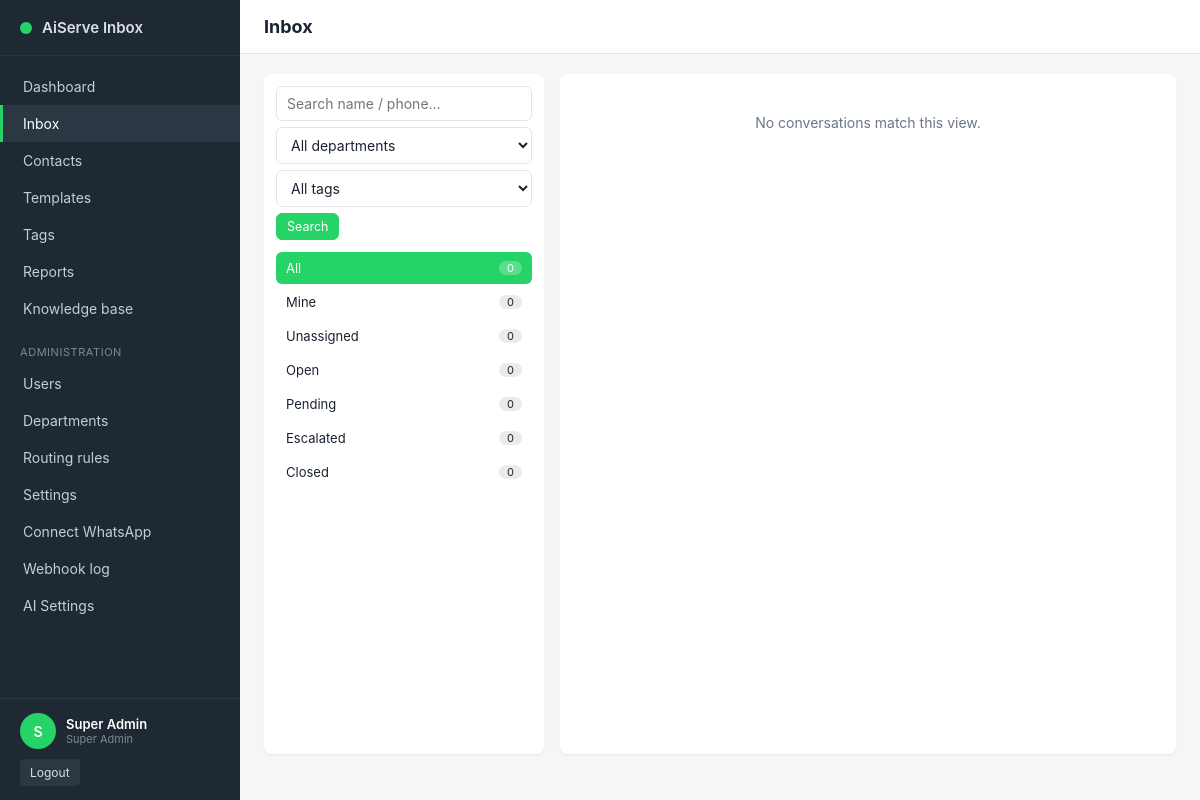
The app's page /inbox/index.php (signed in) with its own data.
### tables this page shows
CREATE TABLE IF NOT EXISTS `users` (
  `id` INT UNSIGNED NOT NULL AUTO_INCREMENT,
  `company_id` INT UNSIGNED NOT NULL,
  `department_id` INT UNSIGNED DEFAULT NULL,
  `name` VARCHAR(120) NOT NULL,
  `email` VARCHAR(190) NOT NULL,
  `phone` VARCHAR(32) DEFAULT NULL,
  `password_hash` VARCHAR(255) NOT NULL,
  `role` ENUM('super_admin','manager','agent') NOT NULL DEFAULT 'agent',
  `status` ENUM('active','inactive') NOT NULL DEFAULT 'active',
  `last_login_at` DATETIME DEFAULT NULL,
  `created_at` DATETIME NOT NULL DEFAULT CURRENT_TIMESTAMP,
  `updated_at` DATETIME NOT NULL DEFAULT CURRENT_TIMESTAMP ON UPDATE CURRENT_TIMESTAMP,
  PRIMARY KEY (`id`),
  UNIQUE KEY `uk_users_company_email` (`company_id`,`email`),
  KEY `idx_users_dept` (`department_id`),
  CONSTRAINT `fk_users_company` FOREIGN KEY (`company_id`) REFERENCES `companies` (`id`) ON DELETE CASCADE,
  CONSTRAINT `fk_users_dept` FOREIGN KEY (`department_id`) REFERENCES `departments` (`id`) ON DELETE SET NULL
);

### inc/helpers.php (called while the page is built, shortened)
<?php
require_once __DIR__ . '/../config/db_config.php';
function e(?string $s): string
{
    return htmlspecialchars($s ?? '', ENT_QUOTES | ENT_SUBSTITUTE, 'UTF-8');
}
function aiserve_start_session(): void
{
    if (session_status() === PHP_SESSION_ACTIVE) {
        return;
    }
    $secure = (!empty($_SERVER['HTTPS']) && $_SERVER['HTTPS'] !== 'off');
}
function role_label(string $role): string
{
    return match ($role) {
        'super_admin' => 'Super Admin',
        'manager'     => 'Manager',
        'agent'       => 'Agent',
        default       => ucfirst($role),
    };
}

### config/db_config.php (called while the page is built, shortened)
<?php
$DB_HOST = getenv('AISERVE_DB_HOST') ?: '127.0.0.1';
$DB_PORT = getenv('AISERVE_DB_PORT') ?: '3306';
$DB_NAME = getenv('AISERVE_DB_NAME') ?: 'aiserve_inbox';
$DB_USER = getenv('AISERVE_DB_USER') ?: 'aiserve';
$DB_PASS = getenv('AISERVE_DB_PASS') ?: 'change_me_db_password';
function aiserve_db(): PDO
{
    static $pdo = null;
    if ($pdo instanceof PDO) {
        return $pdo;
    }
    global $DB_HOST, $DB_PORT, $DB_NAME, $DB_USER, $DB_PASS;
    $dsn = "mysql:host={$DB_HOST};port={$DB_PORT};dbname={$DB_NAME};charset=utf8mb4";
    $options = [
        PDO::ATTR_ERRMODE            => PDO::ERRMODE_EXCEPTION,
        PDO::ATTR_DEFAULT_FETCH_MODE => PDO::FETCH_ASSOC,
        PDO::ATTR_EMULATE_PREPARES   => false,
    ];
    try {
        $pdo = new PDO($dsn, $DB_USER, $DB_PASS, $options);
    } catch (Throwable $e) {
        error_log('[AiServe] DB connection failed: ' . $e->getMessage());
        http_response_code(500);
        exit('Database connection error. Please contact administrator.');
    }
    return $pdo;
}

### inc/auth.php (called while the page is built, shortened)
<?php
require_once __DIR__ . '/helpers.php';
function current_user(): ?array
{
    $stmt = aiserve_db()->prepare(
        'SELECT u.*, d.name AS department_name
         FROM users u
         LEFT JOIN departments d ON d.id = u.department_id
         WHERE u.id = ? AND u.status = "active" LIMIT 1'
    );
    $stmt->execute([(int)$_SESSION['user_id']]);
    $cached = $stmt->fetch() ?: null;
    return $cached;
}
function require_login(): array
{
    $u = current_user();
    return $u;
}

### inc/inbox_query.php (called while the page is built, shortened)
<?php
require_once __DIR__ . '/helpers.php';
function inbox_fetch(PDO $db, array $user, string $filter, string $search, int $deptFilter, int $tagFilter): array
{
    $companyId = (int)$user['company_id'];
    $role      = $user['role'];
    $where  = ['c.company_id = ?'];
    $params = [$companyId];
    $sql = 'SELECT c.*, ct.display_name, ct.profile_name, ct.phone AS contact_phone, ct.wa_id,
                   u.name AS agent_name, d.name AS department_name
            FROM conversations c
            INNER JOIN contacts ct ON ct.id = c.contact_id
            LEFT  JOIN users    u  ON u.id  = c.assigned_user_id
            LEFT  JOIN departments d ON d.id = c.department_id
            WHERE ' . implode(' AND ', $where) . '
            ORDER BY (c.status = "closed") ASC, COALESCE(c.last_message_at, c.created_at) DESC
            LIMIT 200';
    $stmt = $db->prepare($sql);
    $stmt->execute($params);
    $conversations = $stmt->fetchAll();
    $tagsByConv = [];
    $cstmt = $db->prepare(
        'SELECT
           SUM(status <> "closed")                              AS open_total,
           SUM(assigned_user_id IS NULL AND status <> "closed") AS unassigned,
           SUM(assigned_user_id = ? AND status <> "closed")     AS mine,
           SUM(status = "open")                                 AS s_open,
           SUM(status = "pending")                              AS s_pending,
           SUM(status = "closed")                               AS s_closed,
           SUM(status = "escalated")                            AS s_escalated
         FROM conversations WHERE company_id = ?'
    );
    $cstmt->execute([(int)$user['id'], $companyId]);
    $counts = $cstmt->fetch() ?: [];
    return [
        'conversations' => $conversations,
        'tags_by_conv'  => $tagsByConv,
        'counts'        => $counts,
    ];
}

### inbox/index.php (the view, shortened to what this page needs)
<?php
require_once __DIR__ . '/../inc/layout.php';
require_once __DIR__ . '/../inc/inbox_query.php';
$current_user = require_login();
$filter     = $_GET['filter']     ?? 'all';
$search     = trim((string)($_GET['q'] ?? ''));
$deptFilter = (int)($_GET['department_id'] ?? 0);
$tagFilter  = (int)($_GET['tag_id'] ?? 0);
$db = aiserve_db();
$data          = inbox_fetch($db, $current_user, $filter, $search, $deptFilter, $tagFilter);
$conversations = $data['conversations'];
$counts        = $data['counts'];
layout_start($current_user, 'Inbox', 'inbox');
?>
<div class="inbox-shell"
     data-poll-scope="inbox"
     data-filter="<?= e($filter) ?>"
     data-q="<?= e($search) ?>"
     data-department-id="<?= (int)$deptFilter ?>"
     data-tag-id="<?= (int)$tagFilter ?>">
  <section class="inbox-filters">
    <form method="get" class="inbox-search">
      <input type="search" name="q" value="<?= e($search) ?>" placeholder="Search name / phone…">
      <select name="department_id" onchange="this.form.submit()">
        <option value="0">All departments</option>
      </select>
      <select name="tag_id" onchange="this.form.submit()">
        <option value="0">All tags</option>
      </select>
      <button class="btn btn-primary btn-sm" type="submit">Search</button>
    </form>
    <ul class="inbox-quickfilters">
      <?php
      $links = [
          'all'        => ['All',         'open_total'],
          'mine'       => ['Mine',        'mine'],
          'unassigned' => ['Unassigned',  'unassigned'],
          'open'       => ['Open',        's_open'],
          'pending'    => ['Pending',     's_pending'],
          'escalated'  => ['Escalated',   's_escalated'],
          'closed'     => ['Closed',      's_closed'],
      ];
      foreach ($links as $key => [$label, $countKey]):
        $href = '?filter=' . urlencode($key)
              . ($search !== '' ? '&q=' . urlencode($search) : '')
              . ($deptFilter > 0 ? '&department_id=' . $deptFilter : '')
              . ($tagFilter  > 0 ? '&tag_id=' . $tagFilter : '');
      ?>
        <li><a class="<?= $filter === $key ? 'active' : '' ?>" href="<?= e($href) ?>" data-filter-key="<?= e($key) ?>">
          <?= e($label) ?> <span class="count" data-count="<?= e($countKey) ?>"><?= (int)($counts[$countKey] ?? 0) ?></span>
        </a></li>
      <?php endforeach; ?>
    </ul>
  </section>
  <section class="inbox-list" id="inbox-list">
    <?php if (!$conversations): ?>
      <div class="empty-state">No conversations match this view.</div>
    <?php endif; ?>
  </section>
</div>

### inc/sidebar.php
<?php
$active = $active_nav ?? '';
$role   = $current_user['role'] ?? 'agent';
?>
<aside class="sidebar">
  <div class="sidebar-brand">
    <span class="brand-dot" style="background: <?= e($brand_color ?? '#25D366') ?>"></span>
    <span class="brand-text">AiServe Inbox</span>
  </div>
  <nav class="sidebar-nav">
    <a href="/dashboard.php" class="<?= $active === 'dashboard' ? 'active' : '' ?>">Dashboard</a>
    <a href="/inbox/index.php" class="<?= $active === 'inbox' ? 'active' : '' ?>">Inbox</a>
    <a href="/contacts.php" class="<?= $active === 'contacts' ? 'active' : '' ?>">Contacts</a>
    <a href="/admin/templates.php" class="<?= $active === 'templates' ? 'active' : '' ?>">Templates</a>
    <?php if (in_array($role, ['super_admin', 'manager'], true)): ?>
      <a href="/admin/tags.php" class="<?= $active === 'tags' ? 'active' : '' ?>">Tags</a>
      <a href="/admin/reports.php" class="<?= $active === 'reports' ? 'active' : '' ?>">Reports</a>
      <a href="/admin/knowledge.php" class="<?= $active === 'knowledge' ? 'active' : '' ?>">Knowledge base</a>
    <?php endif; ?>
    <?php if ($role === 'super_admin'): ?>
      <div class="sidebar-section">Administration</div>
      <a href="/admin/users.php" class="<?= $active === 'users' ? 'active' : '' ?>">Users</a>
      <a href="/admin/departments.php" class="<?= $active === 'departments' ? 'active' : '' ?>">Departments</a>
      <a href="/admin/routing.php" class="<?= $active === 'routing' ? 'active' : '' ?>">Routing rules</a>
      <a href="/admin/settings.php" class="<?= $active === 'settings' ? 'active' : '' ?>">Settings</a>
      <a href="/admin/evolution_connect.php" class="<?= $active === 'evolution_connect' ? 'active' : '' ?>">Connect WhatsApp</a>
      <a href="/admin/webhook_log.php" class="<?= $active === 'webhook_log' ? 'active' : '' ?>">Webhook log</a>
      <a href="/admin/ai_settings.php" class="<?= $active === 'ai_settings' ? 'active' : '' ?>">AI Settings</a>
    <?php endif; ?>
  </nav>
  <div class="sidebar-footer">
    <div class="user-card">
      <div class="user-avatar"><?= e(strtoupper(substr($current_user['name'] ?? '?', 0, 1))) ?></div>
      <div class="user-meta">
        <div class="user-name"><?= e($current_user['name'] ?? '') ?></div>
        <div class="user-role"><?= e(role_label($current_user['role'] ?? 'agent')) ?></div>
      </div>
    </div>
    <a class="btn-logout" href="/logout.php">Logout</a>
  </div>
</aside>

### assets/css/app.css (style rules this page uses)
:root { --c-bg: #f4f6f8; --c-card: #ffffff; --c-text: #1a2330; --c-muted: #6b7785; --c-border: #e2e6ec; --c-primary: #25D366; --c-primary-d: #128C7E; --c-accent: #075E54; --c-danger: #d9534f; --c-warn: #f0ad4e; --c-info: #4a90e2; --shadow-sm: 0 1px 2px rgba(0,0,0,0.05); --shadow-md: 0 4px 12px rgba(0,0,0,0.08); --radius: 8px; }
* { box-sizing: border-box; }
html, body { height: 100%; }
body { margin: 0; font-family: -apple-system, BlinkMacSystemFont, "Segoe UI", Roboto, Oxygen, Ubuntu, Cantarell, "Helvetica Neue", Arial, sans-serif; font-size: 14px; color: var(--c-text); background: var(--c-bg); }
a { color: var(--c-primary-d); text-decoration: none; }
.sidebar { width: 240px; background: #1f2933; color: #d9e0e8; display: flex; flex-direction: column; flex-shrink: 0; }
.sidebar-brand { display: flex; align-items: center; gap: 10px; padding: 18px 20px; border-bottom: 1px solid #2c3744; font-weight: 600; }
.brand-dot { display: inline-block; width: 12px; height: 12px; border-radius: 50%; }
.brand-text { font-size: 15px; }
.sidebar-nav { flex: 1; padding: 12px 0; overflow-y: auto; }
.sidebar-nav a { display: block; padding: 10px 20px; color: #c4cdd9; text-decoration: none; border-left: 3px solid transparent; font-size: 14px; }
.sidebar-nav a.active { background: #2c3744; color: #fff; border-left-color: var(--c-primary); }
.sidebar-section { font-size: 11px; text-transform: uppercase; letter-spacing: 0.05em; color: #7d8898; padding: 18px 20px 6px; }
.sidebar-footer { padding: 14px 20px; border-top: 1px solid #2c3744; }
.user-card { display: flex; gap: 10px; align-items: center; margin-bottom: 10px; }
.user-avatar { width: 36px; height: 36px; border-radius: 50%; background: var(--c-primary); color: #fff; display: flex; align-items: center; justify-content: center; font-weight: 600; }
.user-name { font-size: 13px; font-weight: 600; color: #fff; }
.user-role { font-size: 11px; color: #7d8898; }
.btn-logout { display: inline-block; padding: 6px 10px; background: #2c3744; color: #d9e0e8; border-radius: 4px; font-size: 12px; }
.form-grid input[type="text"], .form-grid input[type="email"], .form-grid input[type="password"], .form-grid input[type="color"], .form-grid select, .form-grid textarea, .inline-form input[type="text"], .inline-form input[type="search"], .inline-form select, .inbox-search input, .inbox-search select, input[type="text"], input[type="email"], input[type="password"], input[type="search"], textarea, select { font: inherit; padding: 8px 10px; border: 1px solid var(--c-border); border-radius: 6px; background: #fff; color: var(--c-text); }
.btn { display: inline-block; padding: 8px 14px; border: 1px solid var(--c-border); background: #fff; border-radius: 6px; font: inherit; cursor: pointer; color: var(--c-text); }
.btn-sm { padding: 5px 10px; font-size: 12.5px; }
.btn-primary { background: var(--c-primary); color: #fff; border-color: var(--c-primary); }
.inbox-shell { display: grid; grid-template-columns: 280px 1fr; gap: 16px; height: calc(100vh - 120px); min-height: 480px; }
.inbox-filters { background: var(--c-card); border-radius: var(--radius); padding: 12px; box-shadow: var(--shadow-sm); display: flex; flex-direction: column; gap: 12px; overflow-y: auto; }
.inbox-search { display: flex; gap: 6px; flex-wrap: wrap; }
.inbox-search input, .inbox-search select { flex: 1 1 100%; }
.inbox-quickfilters { list-style: none; padding: 0; margin: 0; display: flex; flex-direction: column; gap: 2px; }
.inbox-quickfilters a { display: flex; justify-content: space-between; align-items: center; padding: 8px 10px; border-radius: 6px; color: var(--c-text); font-size: 13px; }
.inbox-quickfilters a.active { background: var(--c-primary); color: #fff; }
.inbox-quickfilters .count { background: rgba(0,0,0,0.08); padding: 0 8px; border-radius: 999px; font-size: 11px; }
.inbox-quickfilters a.active .count { background: rgba(255,255,255,0.25); color: #fff; }
.inbox-list { background: var(--c-card); border-radius: var(--radius); box-shadow: var(--shadow-sm); overflow-y: auto; }
.empty-state { padding: 40px; text-align: center; color: var(--c-muted); }

### records on screen
users: name "S", name "Super Admin", role "Super Admin"

### other values on screen
$page_title "Inbox"
$label "All"
$counts[$countKey] "0"
$label "Mine"
$label "Unassigned"
$label "Open"
$label "Pending"
$label "Escalated"
$label "Closed"
